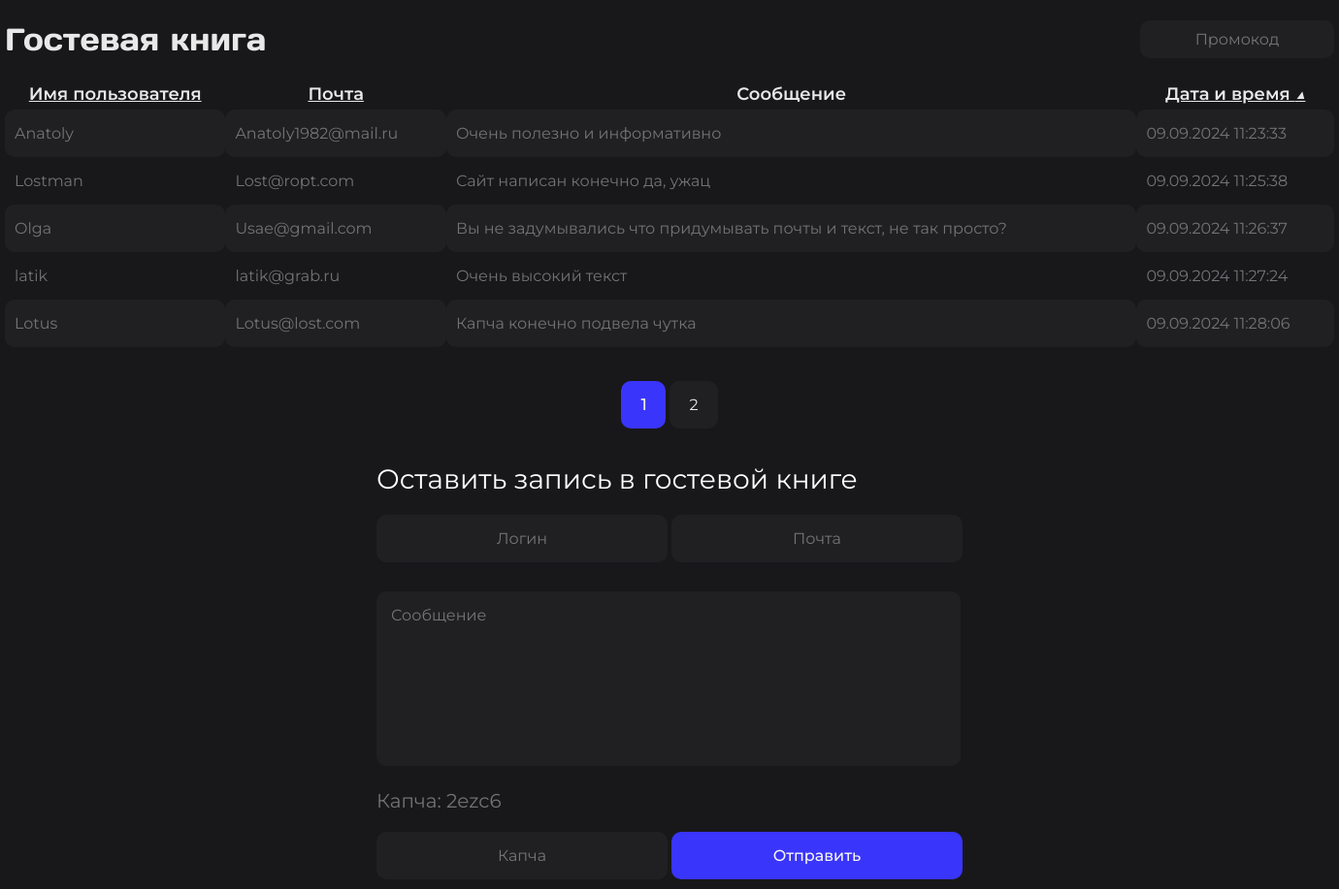
The page /?sort=date_asc on the database its author committed.
### tables this page shows
CREATE TABLE `message` (
  `id` int NOT NULL,
  `username` varchar(255) NOT NULL,
  `email` varchar(255) NOT NULL,
  `description` varchar(255) NOT NULL,
  `date` varchar(255) NOT NULL,
  `ip` varchar(255) NOT NULL,
  `browser` varchar(255) NOT NULL
);

### index.php (the view, shortened to what this page needs)
<?php
    require_once "settings/system.php";
?>
<!DOCTYPE html>
<html lang="ru">
<head>
    <link rel="stylesheet" href="style/main.css">
</head>
<body>
    <div class="container">
        <div class="headerType">
            <p class="headerText">Гостевая книга</p>
            <form action="" method="POST">
                <input type="text" name="promo" placeholder="Промокод">
            </form>
        </div>
        <table>
            <thead>
                <thead>
                    <td><?php echo sort_link_th('Имя пользователя', 'username_asc', 'username_desc'); ?></td>
                    <td><?php echo sort_link_th('Почта', 'email_asc', 'email_desc'); ?></td>
                    <td>Сообщение</td>
                    <td><?php echo sort_link_th('Дата и время', 'date_asc', 'date_desc'); ?></td>
                </thead>
            </thead>
            <tbody>
                <?php
                    require_once "settings/connect.php";
                    $limit = 5;
                    $result = mysqli_query($db_server, "SELECT COUNT(*) as count FROM message");
                    $row = mysqli_fetch_assoc($result);
                    $total_records = $row['count'];
                    $total_pages = ceil($total_records / $limit);
                    $current_page = isset($_GET['page']) ? (int)$_GET['page'] : 1;
                    $offset = ($current_page - 1) * $limit;
                    $query = "SELECT * FROM message ORDER BY {$sort_sql} LIMIT $limit OFFSET $offset";
                    $result = mysqli_query($db_server, $query);
                    $unsit = "";
                    if($unsit == ""){
                        if(mysqli_num_rows($result)>0) {
                            while($row = mysqli_fetch_array($result, MYSQLI_ASSOC))
                            {
                                echo
                                    "<tr>
                                        <td>" . $row['username'] . "</td>
                                        <td>" . $row['email'] . "</td>
                                        <td>" . $row['description'] . "</td>
                                        <td>" . date("d.m.Y H:i:s", $row['date']) . "</td>
                                    </tr>";
                            }
                        }
                    }
                ?>
            </tbody>
        </table>
        <div class="pagination">
            <?php
                for ($i = 1; $i <= $total_pages; $i++) {
                    $sort_param = isset($_GET['sort']) ? '&sort=' . htmlspecialchars($sort) : '';
                    if ($i == $current_page) {
                        echo "<strong>$i</strong> ";
                    } else {
                        echo "<a href='?page=$i$sort_param'>$i</a> ";
                    }
                }
            ?>
        </div>
        <form action="" class="form" method="POST">
            <p>Оставить запись в гостевой книге</p>
            <input type="text" name="username" placeholder="Логин" required>
            <input type="email" name="email" placeholder="Почта" required>
            <br>
            <textarea name="description" class="description" placeholder="Сообщение" required></textarea>
            <p class="infotext">Капча: <?echo $_SESSION['captha']?></p>
            <input type="text" name="captcha" placeholder="Капча" required>
            <input type="submit" value="Отправить" name="but" class="but">
        </form>
        <?php
            exit();
        ?>

### style/main.css (style rules this page uses)
* { padding: 0; margin: 0; }
.container { width: 1370px; margin: 0 auto; }
body { background-color: #18181B; }
h2,p,a,strong,td,th { color: #E8E8E8; }
.headerType { display: flex; justify-content: space-between; align-items: center; margin-top: 20px; }
.headerType .headerText { font-family: days; font-size: 32px; }
.headerType form input { width: 200px; text-align: center; font-size: 16px; padding: 10px 0px; background-color: #202022; border-radius: 10px; border: none; color: #737375; font-family: Montserrat-Regular; outline: none; }
table { width: 100%; margin-top: 20px; border-collapse: collapse; }
table thead td { font-weight: bold; padding: 5px; font-family: Montserrat-SemiBold; text-align: center; font-size: 18px; }
table tbody td { padding: 15px 10px; text-align: left; color: #737375; border-radius: 10px; font-family: Montserrat-Regular; }
table tbody tr:nth-child(odd) { background-color: #202022; }
.pagination { margin: 50px 0px; font-family: Montserrat-Regular; text-align: center; }
.pagination a,strong { padding: 15px 20px; background-color: #202022; border-radius: 10px; text-decoration: none; transition: 0.3s; }
.pagination strong { background-color: #3A35FB; }
.form { margin-top: 100px; width: 604px; margin: 0 auto; }
.form p { color: #fff; font-size: 28px; font-family: Montserrat-Regular; }
.form input { width: 300px; text-align: center; font-size: 16px; padding: 15px 0px; background-color: #202022; border-radius: 10px; margin-bottom: 10px; border: none; color: #737375; font-family: Montserrat-Regular; outline: none; margin-top: 20px; }
.form textarea { margin: 20px 0px; width: 572px; height: 150px; padding: 15px; resize: none; border: none; outline: none; border-radius: 10px; color: #737375; font-family: Montserrat-Regular; background-color: #202022; font-size: 16px; }
.form .infotext { font-size: 20px; color: #737375; -webkit-touch-callout: none; -webkit-user-select: none; -khtml-user-select: none; -moz-user-select: none; -ms-user-select: none; user-select: none; }
.form .but { cursor: pointer; background-color: #3A35FB; margin-top: 10px; transition: all 0.8s; font-family: Montserrat-Medium; color: #F7F7F7; }

### rows shown on the page
message: username "Anatoly", email "Anatoly1982@mail.ru", description "Очень полезно и информативно", date "09.09.2024 11:23:33"
message: username "Lostman", email "Lost@ropt.com", description "Сайт написан конечно да, ужац", date "09.09.2024 11:25:38"
message: username "Olga", email "Usae@gmail.com", description "Вы не задумывались что придумывать почты и текст, не так просто?", date "09.09.2024 11:26:37"
message: username "latik", email "latik@grab.ru", description "Очень высокий текст", date "09.09.2024 11:27:24"
message: username "Lotus", email "Lotus@lost.com", description "Капча конечно подвела чутка", date "09.09.2024 11:28:06"

### other values the page prints
$title "Имя пользователя Почта"
$title "Дата и время"
$_SESSION['captha'] "2ezc6"
